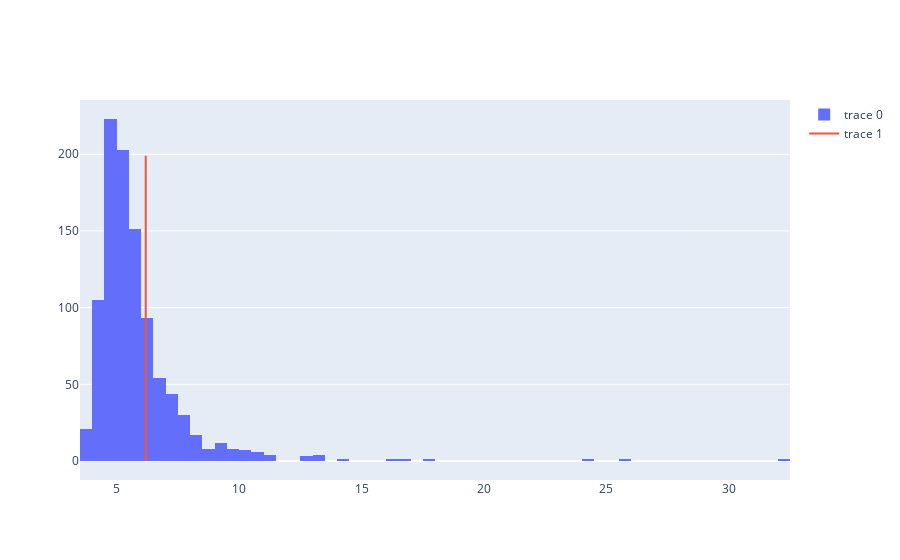

Write notebook code for a chart like this one.
### Code cell
n = 10**4
X = np.random.normal(size=(n, 1000))
Y = np.exp(X)
sk_pin = stats.skew(Y)
sk_pin
true_sk = (np.exp(1)+2) * np.sqrt(np.exp(1)-1)

fig = go.Figure()
fig.add_trace(go.Histogram(x=sk_pin))
fig.add_trace(go.Scatter(x=[true_sk for _ in range(200)], y=list(range(200))))
fig

### Figure 1 — Plotly figure (JSON) as saved in the notebook; plotly's stock layout.template omitted (floating-point values rounded to 4 significant figures; data arrays with more than 128 entries replaced by an {"elided": "..."} marker saying what was removed)
{"data": [{"type": "histogram", "x": {"elided": "1000 float values"}}, {"type": "scatter", "x": {"elided": "200 float values"}, "y": {"elided": "200 int values"}}], "layout": {}}
